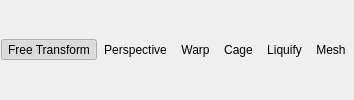
      <widget class="QFrame" name="frame">
       <property name="frameShape">
        <enum>QFrame::NoFrame</enum>
       </property>
       <property name="frameShadow">
        <enum>QFrame::Plain</enum>
       </property>
       <property name="lineWidth">
        <number>0</number>
       </property>
       <layout class="QVBoxLayout" name="verticalLayout_7">
        <property name="leftMargin">
         <number>1</number>
        </property>
        <property name="topMargin">
         <number>1</number>
        </property>
        <property name="rightMargin">
         <number>1</number>
        </property>
        <property name="bottomMargin">
         <number>1</number>
        </property>
        <item>
         <layout class="QHBoxLayout" name="horizontalLayout_3">
          <property name="spacing">
           <number>0</number>
          </property>
          <item>
           <widget class="QToolButton" name="freeTransformButton">
            <property name="sizePolicy">
             <sizepolicy hsizetype="Expanding" vsizetype="Fixed">
              <horstretch>0</horstretch>
              <verstretch>0</verstretch>
             </sizepolicy>
            </property>
            <property name="toolTip">
             <string>Free</string>
            </property>
            <property name="text">
             <string>Free Transform</string>
            </property>
            <property name="checkable">
             <bool>true</bool>
            </property>
            <property name="checked">
             <bool>true</bool>
            </property>
            <property name="autoExclusive">
             <bool>true</bool>
            </property>
            <property name="autoRaise">
             <bool>true</bool>
            </property>
           </widget>
          </item>
          <item>
           <widget class="QToolButton" name="perspectiveTransformButton">
            <property name="sizePolicy">
             <sizepolicy hsizetype="Expanding" vsizetype="Fixed">
              <horstretch>0</horstretch>
              <verstretch>0</verstretch>
             </sizepolicy>
            </property>
            <property name="toolTip">
             <string>Perspective</string>
            </property>
            <property name="text">
             <string>Perspective</string>
            </property>
            <property name="checkable">
             <bool>true</bool>
            </property>
            <property name="autoExclusive">
             <bool>true</bool>
            </property>
            <property name="autoRaise">
             <bool>true</bool>
            </property>
           </widget>
          </item>
          <item>
           <widget class="QToolButton" name="warpButton">
            <property name="sizePolicy">
             <sizepolicy hsizetype="Expanding" vsizetype="Fixed">
              <horstretch>0</horstretch>
              <verstretch>0</verstretch>
             </sizepolicy>
            </property>
            <property name="toolTip">
             <string>Warp</string>
            </property>
            <property name="text">
             <string>Warp</string>
            </property>
            <property name="checkable">
             <bool>true</bool>
            </property>
            <property name="checked">
             <bool>false</bool>
            </property>
            <property name="autoExclusive">
             <bool>true</bool>
            </property>
            <property name="autoRaise">
             <bool>true</bool>
            </property>
           </widget>
          </item>
          <item>
           <widget class="QToolButton" name="cageButton">
            <property name="sizePolicy">
             <sizepolicy hsizetype="Expanding" vsizetype="Fixed">
              <horstretch>0</horstretch>
              <verstretch>0</verstretch>
             </sizepolicy>
            </property>
            <property name="toolTip">
             <string>Cage</string>
            </property>
            <property name="text">
             <string>Cage</string>
            </property>
            <property name="checkable">
             <bool>true</bool>
            </property>
            <property name="autoExclusive">
             <bool>true</bool>
            </property>
            <property name="autoRaise">
             <bool>true</bool>
            </property>
           </widget>
          </item>
          <item>
           <widget class="QToolButton" name="liquifyButton">
            <property name="sizePolicy">
             <sizepolicy hsizetype="Expanding" vsizetype="Fixed">
              <horstretch>0</horstretch>
              <verstretch>0</verstretch>
             </sizepolicy>
            </property>
            <property name="toolTip">
             <string>Liquify</string>
            </property>
            <property name="text">
             <string>Liquify</string>
            </property>
            <property name="checkable">
             <bool>true</bool>
            </property>
            <property name="autoExclusive">
             <bool>true</bool>
            </property>
            <property name="autoRaise">
             <bool>true</bool>
            </property>
           </widget>
          </item>
          <item>
           <widget class="QToolButton" name="meshButton">
            <property name="toolTip">
             <string>Mesh</string>
            </property>
            <property name="text">
             <string>Mesh</string>
            </property>
            <property name="checkable">
             <bool>true</bool>
            </property>
            <property name="autoExclusive">
             <bool>true</bool>
            </property>
            <property name="autoRaise">
             <bool>true</bool>
            </property>
           </widget>
          </item>
         </layout>
        </item>
       </layout>
      </widget>
